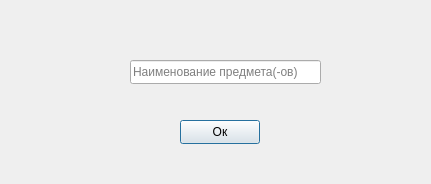
<?xml version="1.0" encoding="UTF-8"?>
<ui version="4.0">
 <class>rent</class>
 <widget class="QDialog" name="rent">
  <property name="geometry">
   <rect>
    <x>0</x>
    <y>0</y>
    <width>431</width>
    <height>184</height>
   </rect>
  </property>
  <property name="windowTitle">
   <string>Dialog</string>
  </property>
  <widget class="QLineEdit" name="name">
   <property name="geometry">
    <rect>
     <x>130</x>
     <y>60</y>
     <width>191</width>
     <height>24</height>
    </rect>
   </property>
   <property name="placeholderText">
    <string>Наименование предмета(-ов)</string>
   </property>
  </widget>
  <widget class="QPushButton" name="pushButton">
   <property name="geometry">
    <rect>
     <x>180</x>
     <y>120</y>
     <width>80</width>
     <height>24</height>
    </rect>
   </property>
   <property name="text">
    <string>Ок</string>
   </property>
  </widget>
 </widget>
 <resources/>
 <connections/>
</ui>
